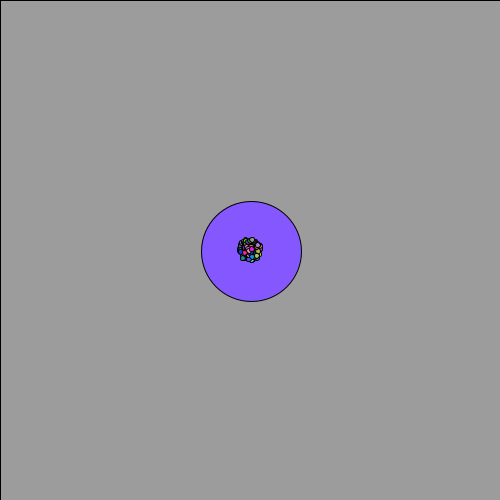
Frame 1 (no input)
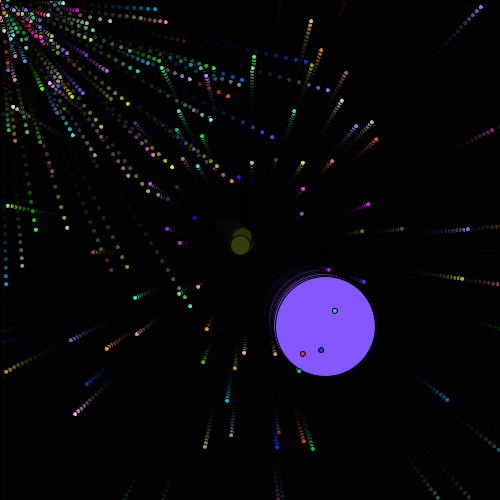
Frame 60 (the mouse pressed at the canvas centre just before this capture)
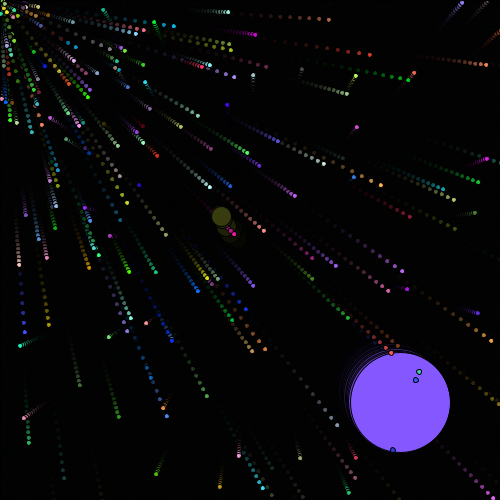
Frame 120 (the mouse held since frame 60 and released just before this capture)

The Processing sketch that drew these frames (run headless with seeded random() and noise(); from frame 60 on, the mouse is pressed at the canvas centre):

// Processing sketch: Starfield
// ── Starfield.pde
//your code here
Particle[] bobby;
double starX, starY;
public void setup()
{
	size(500,500);
	bobby = new Particle[200];
	for(int i=0; i<bobby.length; i++)
	{
		bobby[i] = new NormalParticle();
	}
	bobby[0] = new OddballParticle();
	bobby[1] = new JumboParticle();
}
public void draw()
{
	//your code here
	fill(0,0,0,60);
	rect(0,0,500,500);
	for(int j=0; j<bobby.length; j++)
	{
		bobby[j].move();
		bobby[j].show();
		if(j>1)
		{
			if(((NormalParticle)bobby[j]).dX>500 || ((NormalParticle)bobby[j]).dX<0)
			{
				((NormalParticle)bobby[j]).dX=starX;
				((NormalParticle)bobby[j]).dY=starY;
				((NormalParticle)bobby[j]).dTheta = Math.random()*PI*2;
				((NormalParticle)bobby[j]).dSpeed = Math.random()*10+1;
			}
			if(((NormalParticle)bobby[j]).dY>500 || ((NormalParticle)bobby[j]).dY<0)
			{
				((NormalParticle)bobby[j]).dX=starX;
				((NormalParticle)bobby[j]).dY=starY;
				((NormalParticle)bobby[j]).dTheta = Math.random()*PI*2;
				((NormalParticle)bobby[j]).dSpeed = Math.random()*10+1;
			}
		}
		if(j==0)
		{
			if(((OddballParticle)bobby[j]).dX>500 || ((OddballParticle)bobby[j]).dX<0)
			{
				((OddballParticle)bobby[j]).dX=starX;
				((OddballParticle)bobby[j]).dY=starY;
			}
			if(((OddballParticle)bobby[j]).dY>500 || ((OddballParticle)bobby[j]).dY<0)
			{
				((OddballParticle)bobby[j]).dX=starX;
				((OddballParticle)bobby[j]).dY=starY;
			}
		}
		if(j==1)
		{
			if(((JumboParticle)bobby[j]).dX>500 || ((JumboParticle)bobby[j]).dX<0)
			{
				((JumboParticle)bobby[j]).dX=starX;
				((JumboParticle)bobby[j]).dY=starY;
				((JumboParticle)bobby[j]).dTheta = Math.random()*PI*2;
				((JumboParticle)bobby[j]).dSpeed = Math.random()*10+1;
			}
			if(((JumboParticle)bobby[j]).dY>500 || ((JumboParticle)bobby[j]).dY<0)
			{
				((JumboParticle)bobby[j]).dX=starX;
				((JumboParticle)bobby[j]).dY=starY;
				((JumboParticle)bobby[j]).dTheta = Math.random()*PI*2;
				((JumboParticle)bobby[j]).dSpeed = Math.random()*10+1;
			}
		}
	}
}
class NormalParticle implements Particle
{
	//your code here
	double dX, dY, dTheta, dSpeed;
	int nColor;
	public NormalParticle()
	{
		dX = 250;
		dY = 250;
		dTheta = Math.random()*PI*2;
		dSpeed = Math.random()*10+1;
		nColor = color((int)(Math.random()*255)+1,(int)(Math.random()*255)+1,(int)(Math.random()*255)+1);
	}
	public void move()
	{
		dX = dX+Math.cos(dTheta)*dSpeed;
		dY = dY+Math.sin(dTheta)*dSpeed;
	}
	public void show()
	{
		fill(nColor);
		ellipse((float)dX,(float)dY,5,5);
	}
}
interface Particle
{
	//your code here
	public void move();
	public void show();
}
class OddballParticle implements Particle//uses an interface
{
	double dX, dY;
	int nColor;
	public OddballParticle()
	{
		dX = 250;
		dY = 250;
		nColor = color((int)(Math.random()*255)+1,(int)(Math.random()*255)+1,(int)(Math.random()*255)+1);
	}
	public void move()
	{
		dX = dX+((int)(Math.random()*11))-5;
		dY = dX+((int)(Math.random()*11))-5;
	}
	public void show()
	{
		fill(nColor);
		ellipse((float)dX,(float)dY,20,20);
	}
}
class JumboParticle extends NormalParticle//uses inheritance
{
	public JumboParticle()
	{
		dX = 250;
		dY = 250;
		dTheta = Math.random()*PI*2;
		dSpeed = Math.random()+1;
		nColor = color((int)(Math.random()*255)+1,(int)(Math.random()*255)+1,(int)(Math.random()*255)+1);
	}
	public void show()
	{
		fill(nColor);
		ellipse((float)dX,(float)dY,100,100);
	}
}
public void mouseClicked()
{
	starX = mouseX;
	starY = mouseY;
}
